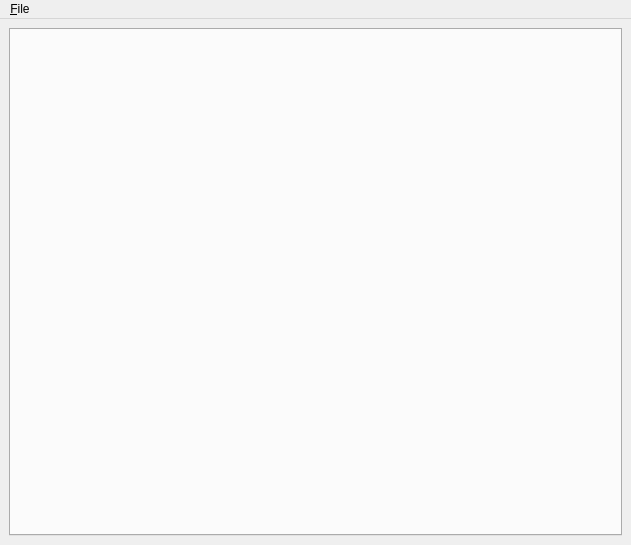
<?xml version="1.0" encoding="UTF-8"?>
<ui version="4.0">
 <class>MainArmouryWindow</class>
 <widget class="QMainWindow" name="MainArmouryWindow">
  <property name="geometry">
   <rect>
    <x>0</x>
    <y>0</y>
    <width>631</width>
    <height>545</height>
   </rect>
  </property>
  <property name="windowTitle">
   <string/>
  </property>
  <widget class="QWidget" name="centralwidget">
   <layout class="QVBoxLayout" name="verticalLayout">
    <item>
     <widget class="WarPageViewer" name="pageViewer"/>
    </item>
   </layout>
  </widget>
  <widget class="QMenuBar" name="menubar">
   <property name="geometry">
    <rect>
     <x>0</x>
     <y>0</y>
     <width>631</width>
     <height>21</height>
    </rect>
   </property>
   <widget class="QMenu" name="menuF_ile">
    <property name="title">
     <string>&amp;File</string>
    </property>
    <addaction name="actionOpenFile"/>
    <addaction name="actionQuit"/>
   </widget>
   <addaction name="menuF_ile"/>
  </widget>
  <action name="actionOpenFile">
   <property name="icon">
    <iconset resource="../../../libwar/resources/images.qrc">
     <normaloff>:/icons/document-open.png</normaloff>:/icons/document-open.png</iconset>
   </property>
   <property name="text">
    <string>&amp;Open File</string>
   </property>
  </action>
  <action name="actionQuit">
   <property name="icon">
    <iconset resource="../../../libwar/resources/images.qrc">
     <normaloff>:/icons/application-exit.png</normaloff>:/icons/application-exit.png</iconset>
   </property>
   <property name="text">
    <string>&amp;Quit</string>
   </property>
  </action>
 </widget>
 <customwidgets>
  <customwidget>
   <class>WarPageViewer</class>
   <extends>QTabWidget</extends>
   <header location="global">widgets/WarPageViewer.h</header>
   <container>1</container>
  </customwidget>
 </customwidgets>
 <resources>
  <include location="../../../libwar/resources/images.qrc"/>
 </resources>
 <connections/>
</ui>
